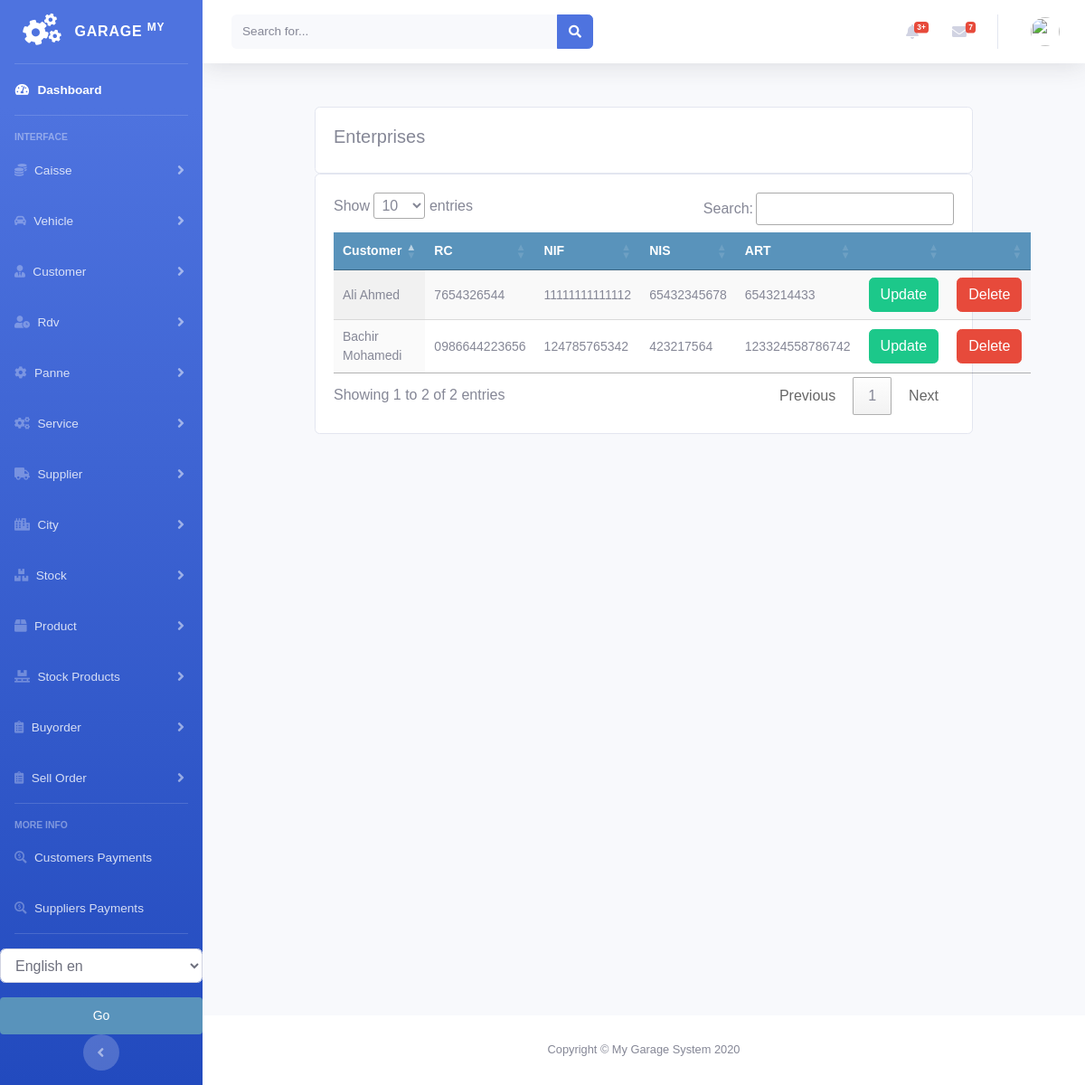
/customer/enterprise_list/, run on an earlier commit of the app's database.
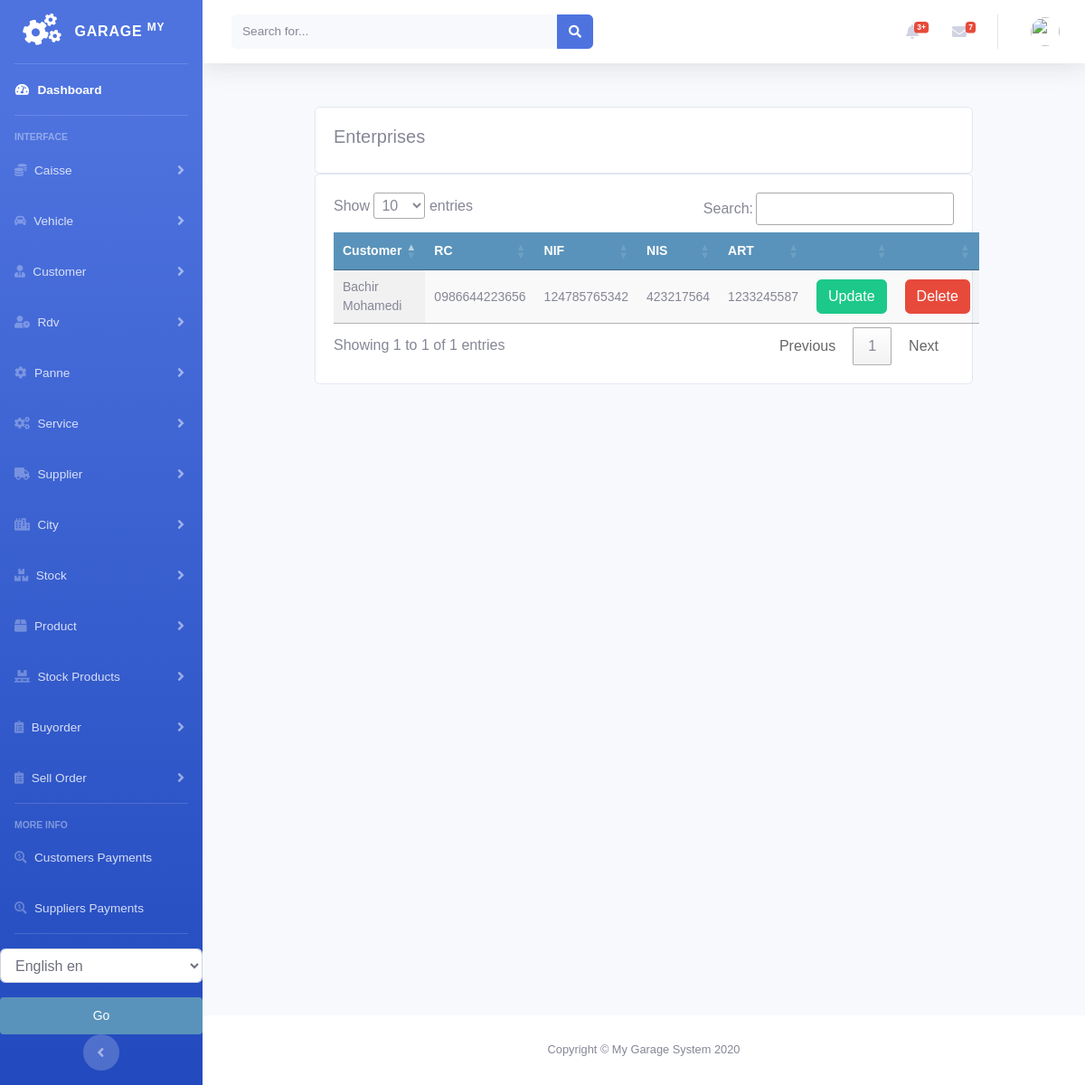
And on a later commit of the database.
### customer/models.py (models this page shows, shortened)
class Enterprise(models.Model):
    customer = models.ForeignKey(Customer, on_delete=models.CASCADE, related_name='owner')
    rc = models.CharField(max_length=250, null=True, blank=True)
    nif = models.CharField(max_length=250, null=True, blank=True)
    nis = models.CharField(max_length=250, null=True, blank=True)
    art = models.CharField(max_length=250, null=True, blank=True)

class Customer(models.Model):
    firstname = models.CharField(max_length=250, null=True)
    lastname = models.CharField(max_length=250, null=True)
    address = models.CharField(max_length=200, null=True)
    phone = models.CharField(max_length=200, null=True)
    date_created = models.DateTimeField(auto_now_add=True, null=True)
    date_updated = models.DateTimeField(auto_now=True)
    date_joined = models.DateField(null=True)
    enterprise = models.BooleanField(default=False)
    debt = models.DecimalField(max_digits=10, decimal_places=2, null=True, default=0)
    def __str__(self):
        return self.firstname + " " + self.lastname

### customer/views.py (the view)
# urls.py: path('enterprise_list/', views.enterprise_list, name='enterprise_list'),
def enterprise_list(request):
    enterprises = Enterprise.objects.all()
    context = {
        'enterprises': enterprises
    }
    return render(request, 'customer/list_enterprise.html', context)

### customer/templates/customer/list_enterprise.html (shortened to what this page needs)
{% extends 'home.html' %}
{% load static %}
{% load i18n %}
{% block content %}
<br>
<div class="container">
    <div class="row">
        <div class="col-md">
            <div class="card card-body">
                <h5>{% trans "Enterprises" %}</h5>
            </div>
            <div class="card card-body">
                <table id="table_id" class="display text-center">
                    <thead>
                    <tr>
                        <th>{% trans "Customer" %}</th>
                        <th>{% trans "RC" %}</th>
                        <th>{% trans "NIF" %}</th>
                        <th>{% trans "NIS" %}</th>
                        <th>{% trans "ART" %}</th>
                        <th></th>
                        <th></th>
                    </tr>
                    </thead>
                    <tbody>
                    {% for enter in enterprises %}
                    <tr>
                        <td>
                            {{enter.customer}}
                        </td>
                        <td>
                            {{enter.rc}}
                        </td>
                        <td>
                            {{enter.nif}}
                        </td>
                        <td>
                            {{enter.nis}}
                        </td>
                        <td>
                            {{enter.art}}
                        </td>
                        <td>
                            <a class="btn btn-success "
                               href="{% url 'customer:update_enterprise' enter.id %}">{% trans "Update" %}</a>
                        </td>
                        <td>
                            <a class="btn btn-danger "
                               href="{% url 'customer:delete_enterprise' enter.id %}">{% trans "Delete" %}</a>
                        </td>
                    </tr>
                    {% endfor %}
                    </tbody>
                </table>
            </div>
        </div>
    </div>
</div>
{% endblock %}
{% block jsscript %}
<link rel="stylesheet" type="text/css" href="https://cdn.datatables.net/1.10.22/css/jquery.dataTables.css">
{% endblock %}

### accounts/templates/home.html (shortened to what this page needs)
<!DOCTYPE html>
<html lang="en">
<head>
    {% load static %}
    <link rel="stylesheet" href="//code.jquery.com/ui/1.12.1/themes/base/jquery-ui.css">
    <link href="https://cdnjs.cloudflare.com/ajax/libs/font-awesome/5.13.0/css/all.min.css" rel="stylesheet">
    <link rel="stylesheet" href="https://stackpath.bootstrapcdn.com/bootstrap/4.3.1/css/bootstrap.min.css"
>
    <link rel="stylesheet" type="text/css" href="{% static 'vendor/fontawesome-free/css/all.min.css' %}">
    <link rel="stylesheet" type="text/css" href="{% static 'css/sb-admin-2.min.css' %}">
    <link rel="stylesheet" type="text/css" href="{% static 'css/main.css' %}">
</head>
<body id="page-top">
<div id="wrapper">
    {% include 'sidenavbar.html' %}
    <div id="content-wrapper" class="d-flex flex-column">
        {% include 'navbar.html' %}
        <div id="content">
            {% block content %}
            {% endblock %}
        </div>
      <footer class="sticky-footer bg-white">
        <div class="container my-auto">
          <div class="copyright text-center my-auto">
            <span>Copyright &copy; My Garage System 2020</span>
          </div>
        </div>
      </footer>
    </div>
</div>
{% block jsscript %}{% endblock %}
</body>
</html>

### accounts/templates/sidenavbar.html (shortened to what this page needs)
{% load  static %}
{% load i18n %}
<ul class="navbar-nav bg-gradient-primary sidebar sidebar-dark accordion" id="accordionSidebar">
    <a class="sidebar-brand d-flex align-items-center justify-content-center" href="/">
        <div class="sidebar-brand-icon rotate-n-15">
            <i class="fas fa-cogs"></i>
        </div>
        <div class="sidebar-brand-text mx-3">Garage <sup>My</sup></div>
    </a>
    <hr class="sidebar-divider my-0">
    <li class="nav-item active">
        <a class="nav-link" href="/">
            <i class="fas fa-fw fa-tachometer-alt"></i>
            <span>{% trans "Dashboard" %}</span></a>
    </li>
    <hr class="sidebar-divider">
    <div class="sidebar-heading">
        {% trans "Interface" %}
    </div>
    <li class="nav-item">
        <a class="nav-link collapsed" href="#" data-toggle="collapse" data-target="#collapseCaisse"
           aria-expanded="true" aria-controls="collapseCaisse">
            <i class="fas fa-coins"></i>
            <span>{% trans "Caisse" %}</span>
        </a>
    </li>
    <li class="nav-item">
        <a class="nav-link collapsed" href="#" data-toggle="collapse" data-target="#collapseType"
           aria-expanded="true" aria-controls="collapseType">
    <i class="fas fa-car-alt"></i>
            <span>{% trans "Vehicle" %}</span>
        </a>
    </li>
    <li class="nav-item">
        <a class="nav-link collapsed" href="#" data-toggle="collapse" data-target="#collapseCustomer"
           aria-expanded="true" aria-controls="collapseCustomer">
            <i class="fas fa-user-tie"></i>
            <span>{% trans "Customer" %}</span>
        </a>
    </li>
    <li class="nav-item">
        <a class="nav-link collapsed" href="#" data-toggle="collapse" data-target="#collapseRdv"
           aria-expanded="true" aria-controls="collapseRdv">
            <i class="fas fa-user-clock"></i>
            <span>{% trans "Rdv" %}</span>
        </a>
    </li>
    <li class="nav-item">
        <a class="nav-link collapsed" href="#" data-toggle="collapse" data-target="#collapsePanne"
           aria-expanded="true" aria-controls="collapsePanne">
            <i class="fas fa-cog"></i>
            <span>{% trans "Panne" %}</span>
        </a>
    </li>
    <li class="nav-item">
        <a class="nav-link collapsed" href="#" data-toggle="collapse" data-target="#collapseService"
           aria-expanded="true" aria-controls="collapseService">
            <i class="fas fa-cogs"></i>
            <span>{% trans "Service" %}</span>
        </a>
    </li>
    <li class="nav-item">
        <a class="nav-link collapsed" href="#" data-toggle="collapse" data-target="#collapsesupplier"
           aria-expanded="true" aria-controls="collapsesupplier">
            <i class="fas fa-truck"></i>
            <span>{% trans "Supplier" %}</span>
        </a>
    </li>
    <li class="nav-item">
        <a class="nav-link collapsed" href="#" data-toggle="collapse" data-target="#collapseCity"
           aria-expanded="true" aria-controls="collapseCity">
            <i class="fas fa-city"></i>
            <span>{% trans "City" %}</span>
        </a>
    </li>
    <li class="nav-item">
        <a class="nav-link collapsed" href="#" data-toggle="collapse" data-target="#collapsestock"
           aria-expanded="true" aria-controls="collapsestock">
            <i class="fas fa-boxes"></i>
            <span>{% trans "Stock" %}</span>
        </a>
    </li>
    <li class="nav-item">
        <a class="nav-link collapsed" href="#" data-toggle="collapse" data-target="#collapseproduct"
           aria-expanded="true" aria-controls="collapseproduct">
            <i class="fas fa-box"></i>
            <span>{% trans "Product" %}</span>
        </a>
    </li>
    <li class="nav-item">
        <a class="nav-link collapsed" href="#" data-toggle="collapse" data-target="#collapsestockproduct"
           aria-expanded="true" aria-controls="collapsestockproduct">
            <i class="fas fa-pallet"></i>
            <span>{% trans "Stock Products" %}</span>
        </a>
    </li>
    <li class="nav-item">
        <a class="nav-link collapsed" href="#" data-toggle="collapse" data-target="#collapsebuyorder"
           aria-expanded="true" aria-controls="collapsebuyorder">
            <i class="fas fa-clipboard-list"></i>
            <span>{% trans "Buyorder" %}</span>
        </a>
    </li>
    <li class="nav-item">
        <a class="nav-link collapsed" href="#" data-toggle="collapse" data-target="#collapsesellorder"
           aria-expanded="true" aria-controls="collapsesellorder">
            <i class="fas fa-clipboard-list"></i>
            <span>{% trans "Sell Order" %}</span>
        </a>
    </li>
    <hr class="sidebar-divider">
    <div class="sidebar-heading">
        {% trans "More Info" %}
    </div>
    <li class="nav-item">
        <a class="nav-link" href="{% url 'payments:customer_payment_list' %}">
            <i class="fas fa-search-dollar"></i>
            <span>{% trans "Customers Payments" %}</span></a>
    </li>
    <li class="nav-item">
        <a class="nav-link" href="{% url 'payments:supplier_payment_list' %}">
            <i class="fas fa-search-dollar"></i>
            <span>{% trans "Suppliers Payments" %}</span></a>
    </li>
    <hr class="sidebar-divider d-none d-md-block">
    {% get_current_language as LANGUAGE_CODE %}
          <form action="{% url 'set_language'%}" method="post">
              <select class="form-control" name="language" id="">
                  {% get_available_languages as LANGUAGES %}
                  {% get_language_info_list for LANGUAGES as languages %}
                  {% for language in languages %}
                    <option value="{{ language.code }}" {% if language.code == LANGUAGE_CODE %} selected {% endif %}>
                       <i class="fas fa-clipboard-list"></i>  {{ language.name_local}} {{ language.code }}
                    </option>
                  {% endfor %}
              </select>
              <input class="btn btn-warning btn-block mt-3" type="submit" value="Go">
          </form>
    <div class="text-center d-none d-md-inline">
        <button class="rounded-circle border-0" id="sidebarToggle"></button>
    </div>
</ul>

### accounts/templates/navbar.html (shortened to what this page needs)
{% load  static %}
{% load i18n %}
        <nav class="navbar navbar-expand navbar-light bg-white topbar mb-4 static-top shadow">
          <form class="d-none d-sm-inline-block form-inline mr-auto ml-md-3 my-2 my-md-0 mw-100 navbar-search">
            <div class="input-group">
              <input type="text" class="form-control bg-light border-0 small" placeholder="Search for..." aria-label="Search" aria-describedby="basic-addon2">
              <div class="input-group-append">
                <button class="btn btn-primary" type="button">
                  <i class="fas fa-search fa-sm"></i>
                </button>
              </div>
            </div>
          </form>
          <ul class="navbar-nav ml-auto">
            <li class="nav-item dropdown no-arrow mx-1">
              <a class="nav-link dropdown-toggle" href="#" id="alertsDropdown" role="button" data-toggle="dropdown" aria-haspopup="true" aria-expanded="false">
                <i class="fas fa-bell fa-fw"></i>
                <span class="badge badge-danger badge-counter">3+</span>
              </a>
            </li>
            <li class="nav-item dropdown no-arrow mx-1">
              <a class="nav-link dropdown-toggle" href="#" id="messagesDropdown" role="button" data-toggle="dropdown" aria-haspopup="true" aria-expanded="false">
                <i class="fas fa-envelope fa-fw"></i>
                <span class="badge badge-danger badge-counter">7</span>
              </a>
            </li>
            <li class="nav-item dropdown no-arrow">
              <a class="nav-link dropdown-toggle" href="#" id="userDropdown" role="button" data-toggle="dropdown" aria-haspopup="true" aria-expanded="false">
                <img class="img-profile rounded-circle" src="https://source.unsplash.com/QAB-WJcbgJk/60x60">
              </a>
            </li>
          </ul>
        </nav>

### static/css/main.css (style rules this page uses)
body { margin:0; padding:0; font-family:helvetica, sans-serif; }
h1, h2, h3, h4, h5 , h6 { font-family: 'Ubuntu', sans-serif; font-weight:normal; }
a { text-decoration:none; color:#5993bb; }
a.button, input[type="submit"] { color:#fff; background:#5993bb; border-radius:4px; padding:10px 20px; font-size:14px; border:0; }
table { width:100%; border-spacing:0; border-collapse: collapse; }
table th, table td { text-align:left; font-size:14px; padding:10px; margin:0; }
tbody tr:nth-child(odd) { background:#efefef; }
thead th, tbody tr.total { background:#5993bb; color:#fff; font-weight:bold; }
#content { padding:0 100px; overflow:hidden; }

What changed in the data, as far as the page shows it:
removed Enterprise: customer "Ali Ahmed", rc "7654326544", nif "11111111111112", nis "65432345678", art "6543214433"
changed Enterprise "Bachir Mohamedi": art "123324558786742" → "1233245587"
Also different on the page:
text written by a page script: "Show entries Search: Showing 1 to 2 of 2 entries Previous 1 Next" → "Show entries Search: Showing 1 to 1 of 1 entries Previous 1 Next"
